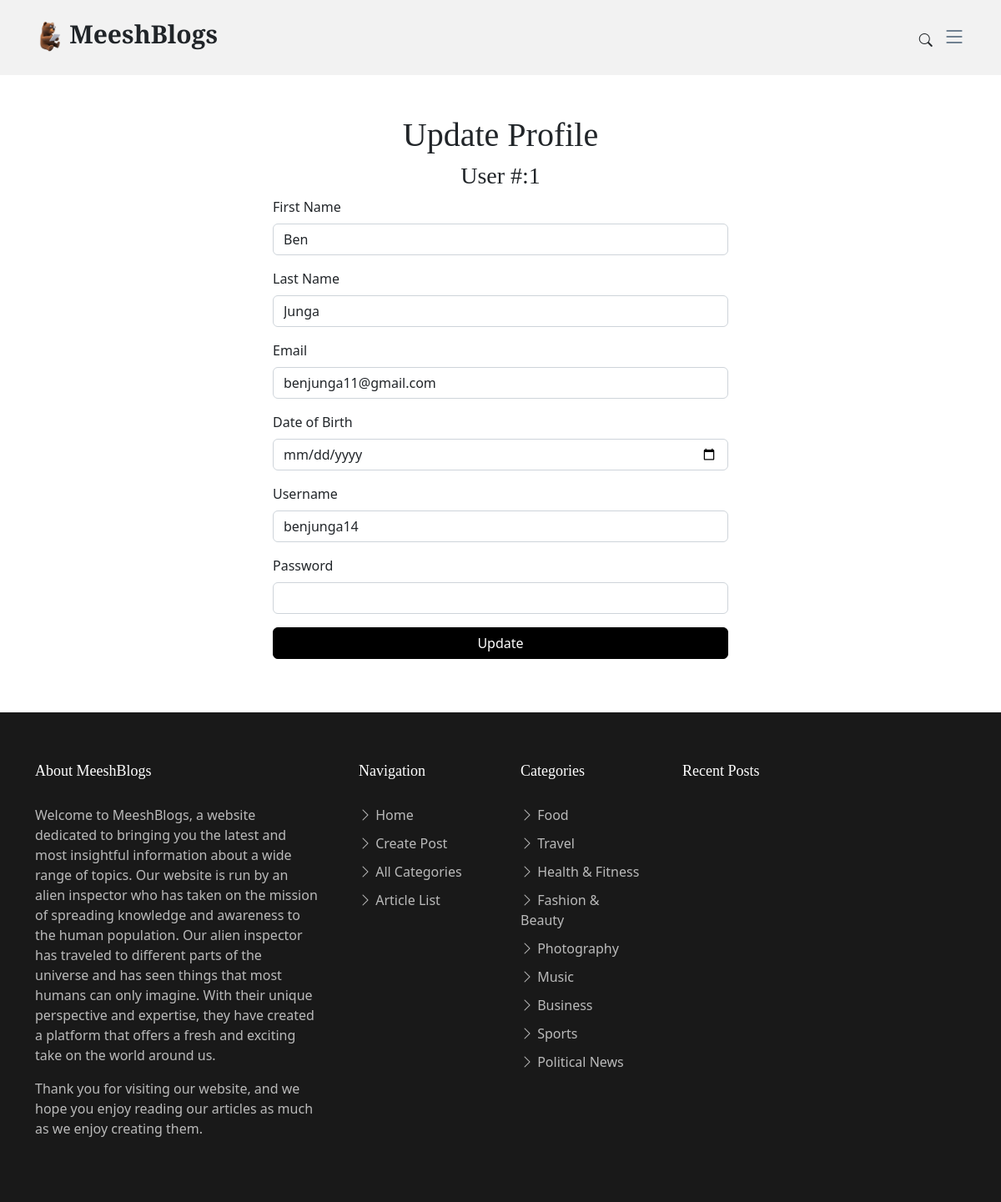
Page /edit-user-admin.php?user_id=1 on the committed database.
### tables this page shows
CREATE TABLE `users` (
  `user_id` int(11) NOT NULL,
  `fname` varchar(30) NOT NULL,
  `sname` varchar(30) NOT NULL,
  `email` varchar(50) NOT NULL,
  `dob` date NOT NULL,
  `username` varchar(30) NOT NULL,
  `password` varchar(256) NOT NULL,
  `level` int(11) NOT NULL,
  `registerDate` timestamp NOT NULL DEFAULT current_timestamp(),
  `lastLogin` timestamp NOT NULL DEFAULT current_timestamp() ON UPDATE current_timestamp(),
  `status` varchar(8) NOT NULL
);

### edit-user-admin.php (the view, shortened to what this page needs)
<?php
include('dbc.php');
if (isset($_SESSION['username'])) {
    if ($_SESSION['level'] == '1') {
        $header = '<header id="header" class="header d-flex align-items-center fixed-top">
    <div class="container-fluid container-xl d-flex align-items-center justify-content-between">
      <a href="index.php" class="logo d-flex align-items-center">
        <img src="imgs/logo.png" alt="">
        <h1>MeeshBlogs</h1>
      </a>
      <nav id="navbar" class="navbar">
        <ul>
          <li><a href="index.php">Home</a></li>
          <li><a href="create-post.php">Create Post</a></li>
          <li><a href="logout.php">Logout</a></li>
          <li><a href="manageaccount.php">Manage Account</a></li>
        </ul>
      </nav>
      <div class="position-relative">
        <a href="#" class="mx-2 js-search-open"><span class="bi-search"></span></a>
        <i class="bi bi-list mobile-nav-toggle"></i>
        <div class="search-form-wrap js-search-form-wrap">
          <form action="search-result.html" class="search-form">
            <span class="icon bi-search"></span>
            <input type="text" placeholder="Search" class="form-control" />
            <button class="btn js-search-close">
              <span class="bi-x"></span>
            </button>
          </form>
        </div>
      </div>
    </div>
  </header>';
    } else {
        $header = '  <header id="header" class="header d-flex align-items-center fixed-top">
    <div class="container-fluid container-xl d-flex align-items-center justify-content-between">
      <a href="index.php" class="logo d-flex align-items-center">
        <img src="imgs/logo.png" alt="">
        <h1>MeeshBlogs</h1>
      </a>
      <nav id="navbar" class="navbar">
        <ul>
          <li><a href="index.php">Home</a></li>
          <li><a href="create-post.php">Create Post</a></li>
          <li><a href="logout.php">Logout</a></li>
          <li><a href="admin.php">Admin</a></li>
        </ul>
      </nav>
      <div class="position-relative">
        <a href="#" class="mx-2 js-search-open"><span class="bi-search"></span></a>
        <i class="bi bi-list mobile-nav-toggle"></i>
        <div class="search-form-wrap js-search-form-wrap">
          <form action="search-result.html" class="search-form">
            <span class="icon bi-search"></span>
            <input type="text" placeholder="Search" class="form-control" />
            <button class="btn js-search-close">
              <span class="bi-x"></span>
            </button>
          </form>
        </div>
      </div>
    </div>
  </header>';
    }
} else {
    $header = '  <header id="header" class="header d-flex align-items-center fixed-top">
  <div class="container-fluid container-xl d-flex align-items-center justify-content-between">
    <a href="index.php" class="logo d-flex align-items-center">
      <img src="imgs/logo.png" alt="">
      <h1>MeeshBlogs</h1>
    </a>
    <nav id="navbar" class="navbar">
      <ul>
        <li><a href="index.php">Home</a></li>
        <li><a href="login.php">Login</a></li>
        <li><a href="register.php">Register</a></li>
      </ul>
    </nav>
    <div class="position-relative">
      <a href="#" class="mx-2 js-search-open"><span class="bi-search"></span></a>
      <i class="bi bi-list mobile-nav-toggle"></i>
      <div class="search-form-wrap js-search-form-wrap">
        <form action="search-result.html" class="search-form">
          <span class="icon bi-search"></span>
          <input type="text" placeholder="Search" class="form-control" />
          <button class="btn js-search-close">
            <span class="bi-x"></span>
          </button>
        </form>
      </div>
    </div>
  </div>
</header>';
}
$user_id = $_GET['user_id'];
$query2 = "SELECT users.fname, users.sname, users.email, users.dob, users.username FROM `users` WHERE `users`.`user_id` = '$user_id'";
$result2 = mysqli_query($conn, $query2) or die("Bad query");
while ($row = mysqli_fetch_array($result2)) {
    $fname = $row['fname'];
    $sname = $row['sname'];
    $email = $row['email'];
    $username = $row['username'];
}
?>
<html lang="en">
<head>
    <link href="assets/vendor/bootstrap/css/bootstrap.min.css" rel="stylesheet" />
    <link href="assets/vendor/bootstrap-icons/bootstrap-icons.css" rel="stylesheet" />
    <link href="assets/vendor/swiper/swiper-bundle.min.css" rel="stylesheet" />
    <link href="assets/vendor/glightbox/css/glightbox.min.css" rel="stylesheet" />
    <link href="assets/vendor/aos/aos.css" rel="stylesheet" />
    <link href="assets/css/variables.css" rel="stylesheet" />
    <link href="assets/css/main.css" rel="stylesheet" />
</head>
<body>
    <?php echo $header; ?>
    <main id="main">
        <section>
            <div class="container my-2">
                <div class="row justify-content-center">
                    <div class="col-md-6">
                        <h1 class="text-center">Update Profile</h1>
                        <h3 class="text-center"> User #:<?php echo $user_id; ?> </h3>
                        <form method="POST" action="<?php echo $_SERVER['PHP_SELF']; ?>">
                            <div class="mb-3">
                                <label for="fname" class="form-label">First Name</label>
                                <input type="text" class="form-control" id="fname" name="fname" value="<?php echo $fname; ?>" maxlength="55" required>
                            </div>
                            <div class="mb-3">
                                <label for="sname" class="form-label">Last Name</label>
                                <input type="text" class="form-control" id="sname" name="sname" value="<?php echo $sname; ?>" maxlength="55" required>
                            </div>
                            <div class="mb-3">
                                <label for="email" class="form-label">Email</label>
                                <input type="email" class="form-control" id="email" name="email" value="<?php echo $email; ?>" maxlength="55" required>
                            </div>
                            <div class="mb-3">
                                <label for="dob" class="form-label">Date of Birth</label>
                                <input type="date" class="form-control" id="dob" name="dob" required>
                            </div>
                            <div class="mb-3">
                                <label for="username" class="form-label">Username</label>
                                <input type="text" class="form-control" id="username" name="username" value="<?php echo $username; ?>" maxlength="33" required>
                            </div>
                            <div class="mb-3">
                                <label for="password" class="form-label">Password</label>
                                <input type="password" class="form-control" id="password" name="password" value="" maxlength="33" required>
                            </div>
                            <div class="d-grid">
                                <button type="submit" class="btn btn-primary" name="update">Update</button>
                            </div>
                        </form>
                    </div>
                </div>
            </div>
        </section>
    </main>
    <footer id="footer" class="footer">
        <div class="footer-content">
            <div class="container">
                <div class="row g-5">
                    <div class="col-lg-4">
                        <h3 class="footer-heading">About MeeshBlogs</h3>
                        <p>
                            Welcome to MeeshBlogs, a website dedicated to bringing you the latest and most insightful information about a wide range of topics. Our website is run by an alien inspector who has taken on the mission of spreading knowledge and awareness to the human population.
                            Our alien inspector has traveled to different parts of the universe and has seen things that most humans can only imagine. With their unique perspective and expertise, they have created a platform that offers a fresh and exciting take on the world around us.
                        </p>
                        <p>
                            Thank you for visiting our website, and we hope you enjoy reading our articles as much as we enjoy creating them.
                        </p>
                    </div>
                    <div class="col-6 col-lg-2">
                        <h3 class="footer-heading">Navigation</h3>
                        <ul class="footer-links list-unstyled">
                            <li>
                                <a href="index.html"><i class="bi bi-chevron-right"></i> Home</a>
                            </li>
                            <li>
                                <a href="create-post.php"><i class="bi bi-chevron-right"></i> Create Post</a>
                            </li>
                            <li>
                                <a href="homepage.php"><i class="bi bi-chevron-right"></i> All Categories</a>
                            </li>
                            <li>
                                <a href="fullarticlelist.php"><i class="bi bi-chevron-right"></i> Article List</a>
                            </li>
                        </ul>
                    </div>
                    <div class="col-6 col-lg-2">
                        <h3 class="footer-heading">Categories</h3>
                        <ul class="footer-links list-unstyled">
                            <li>
                                <a href="articlelist.php?categoryid=1"><i class="bi bi-chevron-right"></i> Food</a>
                            </li>
                            <li>
                                <a href="articlelist.php?categoryid=2"><i class="bi bi-chevron-right"></i> Travel</a>
                            </li>
                            <li>
                                <a href="articlelist.php?categoryid=3"><i class="bi bi-chevron-right"></i> Health & Fitness</a>
                            </li>
                            <li>
                                <a href="articlelist.php?categoryid=4"><i class="bi bi-chevron-right"></i> Fashion & Beauty</a>
                            </li>
                            <li>
                                <a href="articlelist.php?categoryid=5"><i class="bi bi-chevron-right"></i> Photography</a>
                            </li>
                            <li>
                                <a href="articlelist.php?categoryid=6"><i class="bi bi-chevron-right"></i> Music</a>
                            </li>
                            <li>
                                <a href="articlelist.php?categoryid=7"><i class="bi bi-chevron-right"></i> Business</a>
                            </li>
                            <li>
                                <a href="articlelist.php?categoryid=8"><i class="bi bi-chevron-right"></i> Sports</a>
                            </li>
                            <li>
                                <a href="articlelist.php?categoryid=9"><i class="bi bi-chevron-right"></i> Political News</a>
                            </li>
                        </ul>
                    </div>
                    <div class="col-lg-4">
                        <h3 class="footer-heading">Recent Posts</h3>
                    </div>
                </div>
            </div>
        </div>
</body>
</html>

### assets/css/variables.css (style rules this page uses)
:root { --font-default: 'EB Garamond', system-ui, -apple-system, "Segoe UI", Roboto, "Helvetica Neue", Arial, "Noto Sans", "Liberation Sans", sans-serif, "Apple Color Emoji", "Segoe UI Emoji", "Segoe UI Symbol", "Noto Color Emoji"; --font-primary: 'EB Garamond', serif; --font-secondary: 'Inter', sans-serif; --color-default: #212529; --color-default-rgb: 33, 37, 41; --color-links: #212529; --color-links-hover: #15171a; --color-primary: #212529; --color-primary-light: #26282c; --color-primary-dark: #0b0c0e; --color-primary-rgb: 33, 37, 41; --color-primary-light-rgb: 38, 40, 44; --color-primary-dark-rgb: 11, 12, 14; --color-secondary: #596d80; --color-secondary-light: #8498aa; --color-secondary-dark: #404f5c; --color-secondary-rgb: 89, 109, 128; --color-secondary-light-rgb: 132, 152, 170; --color-secondary-dark-rgb: 64, 79, 92; --color-blue: #0d6efd; --color-blue-rgb: 13, 110, 253; --color-indigo: #6610f2; --color-indigo-rgb: 102, 16, 242; --color-purple: #6f42c1; --color-purple-rgb: 111, 66, 193; --color-pink: #f3268c; --color-pink-rgb: 243, 38, 140; --color-red: #df1529; --color-red-rgb: 223, 21, 4; --color-orange: #fd7e14; --color-orange-rgb: 253, 126, 20; --color-yellow: #ffc107; --color-yellow-rgb: 255, 193, 7; --color-green: #059652; --color-green-rgb: 5, 150, 82; --color-teal: #20c997; --color-teal-rgb: 32, 201, 151; --color-cyan: #0dcaf0; --color-cyan-rgb: 13, 202, 240; --color-white: #ffffff; --color-white-rgb: 255, 255, 255; --color-gray: #6c757d; --color-gray-rgb: 108, 117, 125; --color-black: #000000; --color-black-rgb: 0, 0, 0; }
:root { --bs-blue: var(--color-blue); --bs-indigo: var(--color-indigo); --bs-purple: var(--color-purple); --bs-pink: var(--color-pink); --bs-red: var(--color-red); --bs-orange: var(--color-orange); --bs-yellow: var(--color-yellow); --bs-green: var(--color-green); --bs-teal: var(--color-teal); --bs-cyan: var(--color-cyan); --bs-white: var(--color-white); --bs-gray: var(--color-gray); --bs-gray-dark: #343a40; --bs-gray-100: #f8f9fa; --bs-gray-200: #e9ecef; --bs-gray-300: #dee2e6; --bs-gray-400: #ced4da; --bs-gray-500: #adb5bd; --bs-gray-600: #6c757d; --bs-gray-700: #495057; --bs-gray-800: #343a40; --bs-gray-900: #212529; --bs-primary: var(--color-blue); --bs-secondary: var(--color-blue); --bs-success: #198754; --bs-info: #0dcaf0; --bs-warning: #ffc107; --bs-danger: #dc3545; --bs-light: #f8f9fa; --bs-dark: #212529; --bs-primary-rgb: var(--color-primary-rgb); --bs-secondary-rgb: var(--color-secondary-rgb); --bs-success-rgb: 25, 135, 84; --bs-info-rgb: 13, 202, 240; --bs-warning-rgb: 255, 193, 7; --bs-danger-rgb: 220, 53, 69; --bs-light-rgb: 248, 249, 250; --bs-dark-rgb: 33, 37, 41; --bs-white-rgb: var(--color-white-rgb); --bs-black-rgb: var(--color-black-rgb); --bs-body-color-rgb: var(--color-default-rgb); --bs-body-bg-rgb: 255, 255, 255; --bs-font-sans-serif: var(--font-default); --bs-font-monospace: SFMono-Regular, Menlo, Monaco, Consolas, "Liberation Mono", "Courier New", monospace; --bs-gradient: linear-gradient(180deg, rgba(255, 255, 255, 0.15), rgba(255, 255, 255, 0)); --bs-body-font-family: var(--font-default); --bs-body-font-size: 1rem; --bs-body-font-weight: 400; --bs-body-line-height: 1.5; --bs-body-color: var(--color-default); --bs-body-bg: #fff; }

### rows in the picture
users: fname "Ben", sname "Junga", email "benjunga11@gmail.com", username "benjunga14"

### other values in the picture
$user_id "1"
